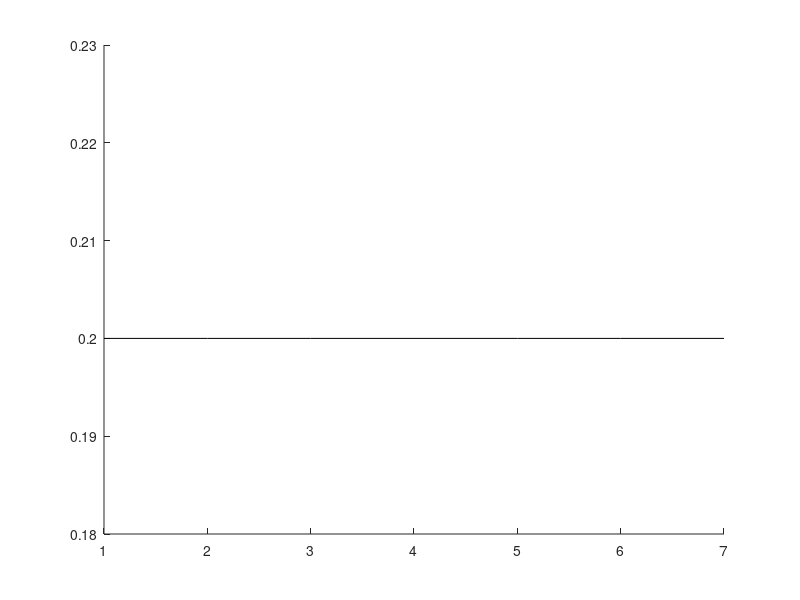

The MATLAB source for this figure: (Note: this script raises an error after producing the figure.)
function DATA = CaBMI_batchPlot2;

% plot data that has already been extracted and saved... ( Lily's data);

% optimized for PCA...


% get all mat files
mov_listing=dir(fullfile(pwd,'*.mat'));
mov_listing={mov_listing(:).name};
filenames=mov_listing;
counter = 1;
for i = 1:size(mov_listing,2)
    
    % LOADING  ROI_hits
    
    load(filenames{i},'ROIhits_z');
    
    % Loading ROI_data
    
    load(filenames{i},'roi_ave1','roi_hits');

try
    % Get data for batch plotting
    
    [out] = CaBMI_SequenceEmerge(ROIhits);
    
    % PCA plotting
    [PCA_data]= CaBMI_PCA(roi_ave1,roi_hits);
    
    
    
   close all     
counter = counter+1;
catch
end

out_date = CaBMI_MatchDate(mov_listing{i});
out_fname = CaBMI_MatchFname(mov_listing{i});
     DATA.S{out_date}{out_fname} = out;
     DATA.PCA{out_date}{out_fname} = PCA_data;
     
   clear ROIhits roi_ave1 roi_hits
end


counter = 1;
for i = 1: 5; % animal
    for ii = 1:7; % date
        try
            dat1(ii,i) = DATA.S{ii}{i}.mid_late- DATA.S{ii}{i}.early_mid;
            earl(counter) =  DATA.S{ii}{i}.early_early;
            lat(counter) = DATA.S{ii}{i}.late_late;
            counter = counter+1;
        catch
            dat1(ii,i) = 0.2;
        end
    end
end


% plot all differences, then the error bar of the mean...
figure(); 
hold on;
for i = 1:5
p1 = plot(dat1(:,i),'k');
p1.Color(4) = 0.2;
end

errorbar(mean(dat1,2),(std(dat1,[],2)/sqrt(7)));



figure();
hold on;
for i = 1:34;
x = [ 1 2];
y = [earl(i) lat(i)];;
plot(x, y, '-k')
hold on
scatter(x(1), y(1), 50, 'b', 'filled')
scatter(x(2), y(2), 50, 'r', 'filled')
axis([0.5  2.5   0 1])
end